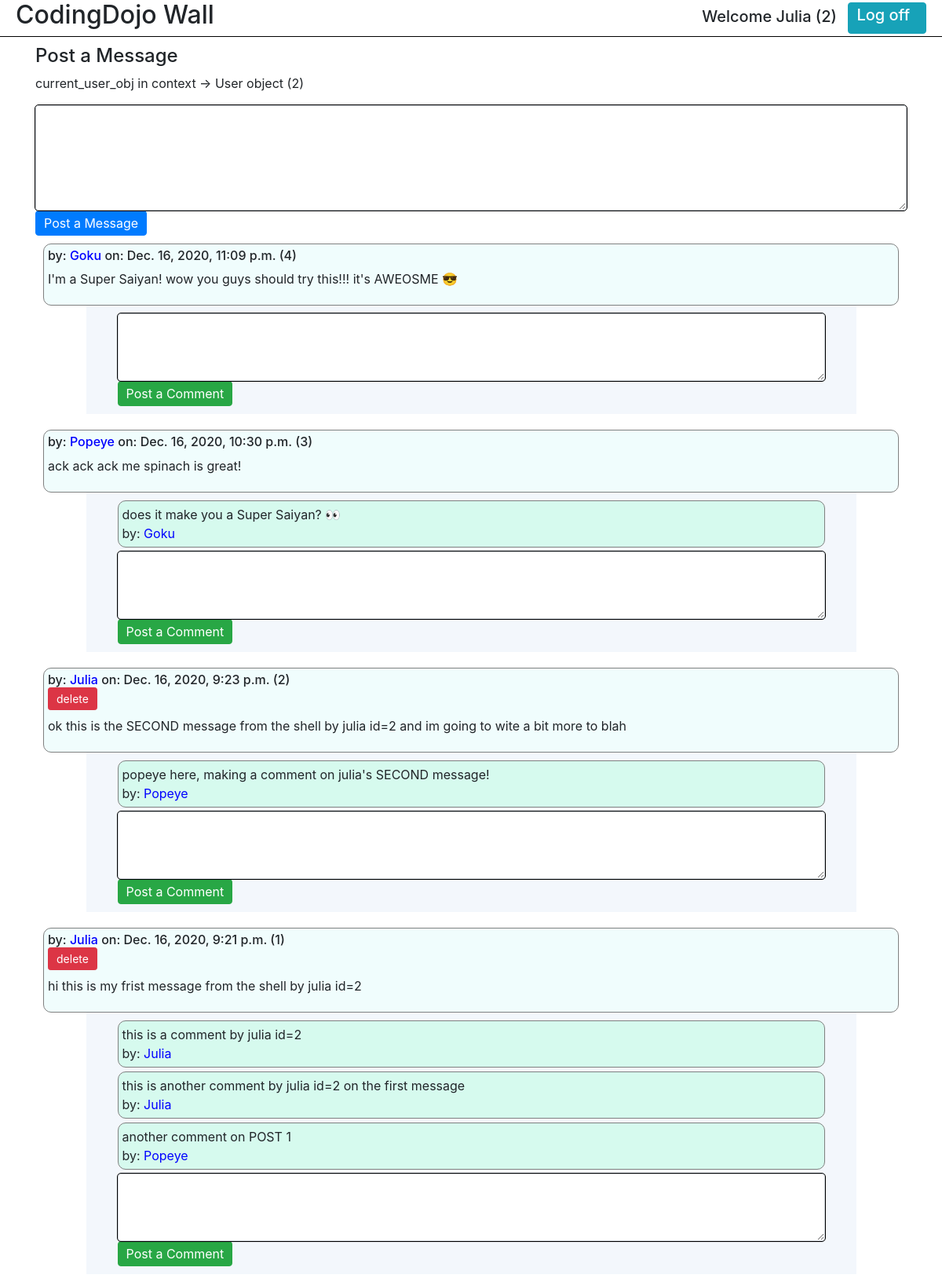
Before: /wall_page (signed in) with the older database file.
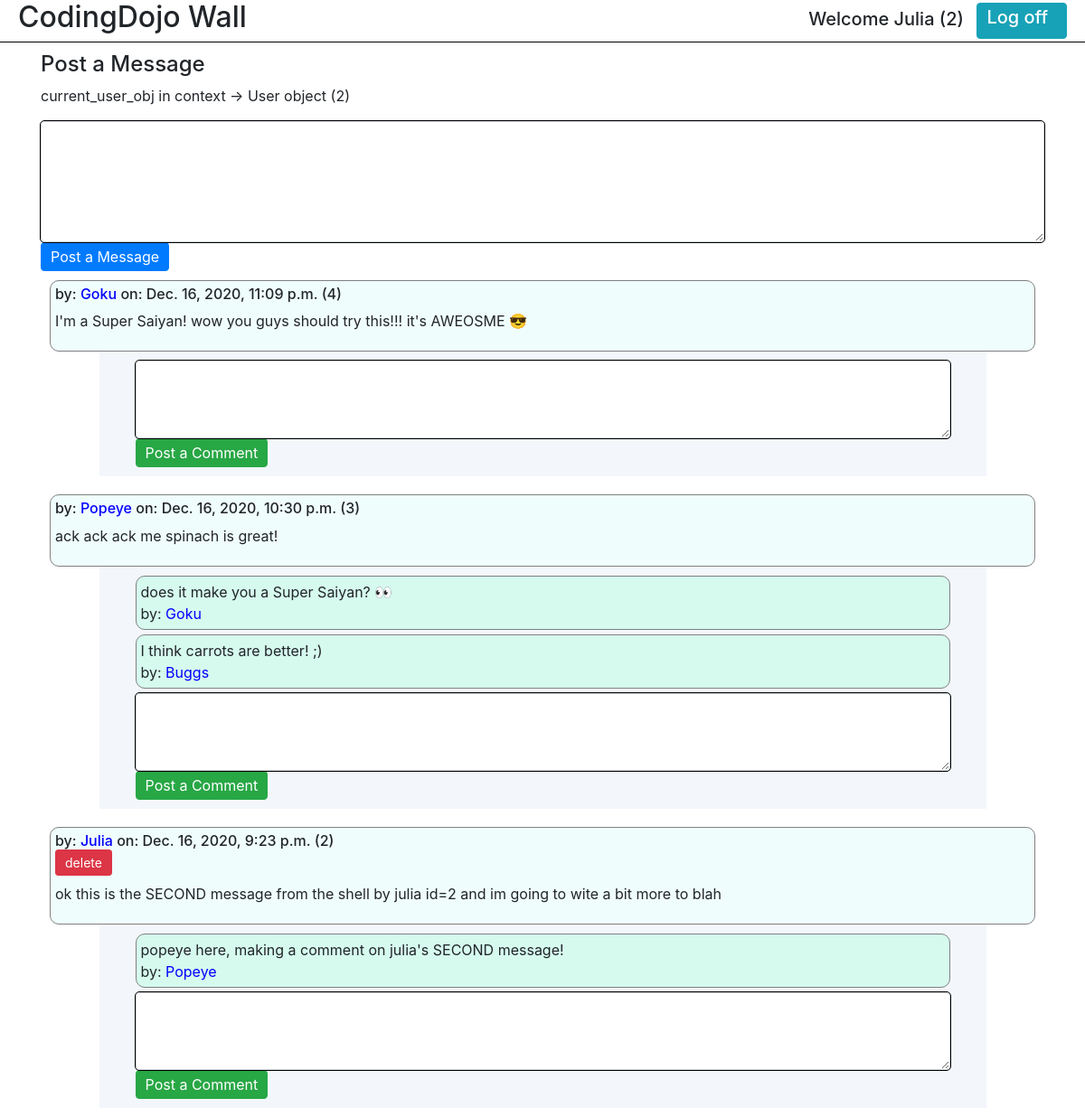
After: the same page with the newer database file.
### wall_app/models.py (models this page shows)
class User(models.Model):
  first_name = models.CharField(max_length=255)
  last_name = models.CharField(max_length=255)
  email = models.CharField(max_length=255)
  birthday = models.DateField()
  password = models.CharField(max_length=255)
  created_at = models.DateTimeField(auto_now_add=True)
  updated_at = models.DateTimeField(auto_now=True)
  objects = UserManager()

class Message(models.Model):
  message = models.TextField()
  user = models.ForeignKey(User, related_name="messages", on_delete=CASCADE)
  created_at = models.DateTimeField(auto_now_add=True)
  updated_at = models.DateTimeField(auto_now=True)

class Comment(models.Model):
  comment = models.TextField()
  user = models.ForeignKey(User, related_name="comments", on_delete=CASCADE)
  message = models.ForeignKey(Message, related_name="comments", on_delete=CASCADE)
  created_at = models.DateTimeField(auto_now_add=True)
  updated_at = models.DateTimeField(auto_now=True)

### wall_app/views.py (the view)
# urls.py: path('wall_page', views.wall_page),
def wall_page(request):
  print('\n------------ THE WALL PAGE ---------')
  if 'user_id' not in request.session:
    messages.error(request, "please log in", extra_tags="warning")
    return redirect('/')
  context = {
  'current_user_obj': User.objects.get(id=request.session['user_id'] ),
  'all_messages' : Message.objects.all(),
  'all_comments' : Comment.objects.all()
  }
  return render(request, 'wall_page.html', context)

### wall_app/templates/wall_page.html (shortened to what this page needs)
<!DOCTYPE html>
<html lang="en">
  <head>
    <link
      rel="stylesheet"
      href="https://cdn.jsdelivr.net/npm/bootstrap@4.5.3/dist/css/bootstrap.min.css"
    />
  </head>
  <body>
    <header>
      <h2>CodingDojo Wall</h2>
      <div class="right">
        <h5>
          Welcome {{ request.session.user_first_name }}
          ({{request.session.user_id}})
        </h5>
        <a href="/logout" class="btn btn-info"><h5>Log off</h5></a>
      </div>
    </header>
    <main class="container">
      <h4>Post a Message</h4>
      <p>current_user_obj in context -> {{current_user_obj}}</p>
      <form action="/post_message" method="post">
        <div class="form-group">
          <textarea class="form-control" name="message" rows="5"></textarea>
          <input class="btn btn-primary" type="submit" value="Post a Message" />
        </div>
      </form>
      {% for message in all_messages reversed %}
      <div class="posts">
        <div class="i-i">
          <h6>
            by: <span>{{ message.user.first_name }}</span> on:
            {{message.created_at}} ({{message.id}})<br />
            {% if message.user.id == request.session.user_id %}
            <form action="/delete_message" method="post">
              <input
                class="btn btn-danger btn-sm"
                type="submit"
                value="delete"
              />
            </form>
            {% endif %}
          </h6>
          <p>{{ message.message}}</p>
        </div>
        <div class="container comment">
          {% for comment in message.comments.all %}
          <p class="i">
            {{comment.comment}} <br />by:
            <span>{{comment.user.first_name}}</span>
          </p>
          {% endfor %}
          <form action="/post_comment" method="post">
            <div class="form-group">
              <textarea class="form-control" name="comment" rows="3"></textarea>
              <input
                class="btn btn-success"
                type="submit"
                value="Post a Comment"
              />
            </div>
          </form>
        </div>
      </div>
      {% endfor %}
    </main>
  </body>
</html>

### wall_app/templates/wall_page.html (style rules this page uses)
header { display: flex; align-items: center; justify-content: space-between; padding: 0 20px; border-bottom: 1px solid black; margin-bottom: 10px; }
h1, h2, h5 { display: inline-block; margin-right: 10px; }
.btn { padding: 3px 10px; }
.comment { padding: 10px 40px; background-color: rgb(243, 247, 252); width: 90%; }
.posts { padding: 10px; }
textarea { outline: 1px solid black; }
span { color: blue; }
.i { background-color: rgb(214, 250, 238); border: 1px solid grey; border-radius: 10px; padding: 5px; }
p.i { margin-bottom: 5px; }
.i-i { background-color: rgb(240, 253, 253); border: 1px solid grey; border-radius: 10px; padding: 5px; }
div.form-group { margin-bottom: 0; }

Changed rows visible on the page:
removed Message: user.first_name "Julia", created_at "Dec. 16, 2020, 9:21 p.m.", id "1", message "hi this is my frist message from the shell by julia id=2"
removed Comment: comment "this is a comment by julia id=2", user.first_name "Julia"
removed Comment: comment "this is another comment by julia id=2 on the first message", user.first_name "Julia"
removed Comment: comment "another comment on POST 1", user.first_name "Popeye", shown under "Julia"
added Comment: comment "I think carrots are better! ;)", user.first_name "Buggs", shown under Message "Dec. 16, 2020, 10:30 p.m."
